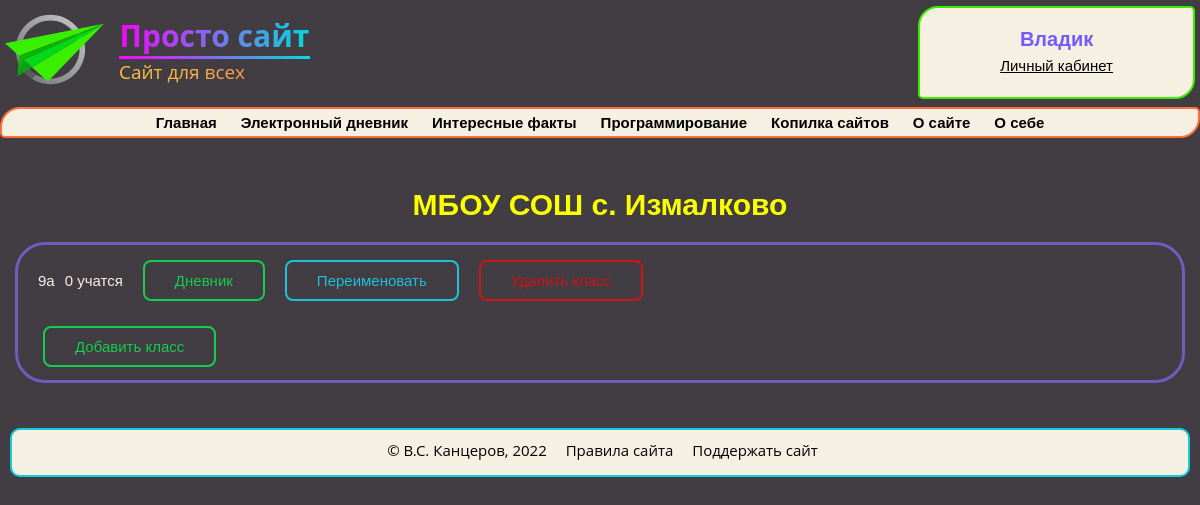
The app's page /2/classes (signed in) with its own data.
### data/users.py (models this page shows, shortened)
class User(SqlAlchemyBase, UserMixin):
    __tablename__ = 'users'
    id = sqlalchemy.Column(sqlalchemy.Integer, primary_key=True, autoincrement=True)
    name = sqlalchemy.Column(sqlalchemy.String, nullable=False)
    surname = sqlalchemy.Column(sqlalchemy.String, nullable=True)
    class_n_id = sqlalchemy.Column(sqlalchemy.Integer, sqlalchemy.ForeignKey("class_n.id"), nullable=True)
    school_id = sqlalchemy.Column(sqlalchemy.Integer, sqlalchemy.ForeignKey("schools.id"), nullable=True)
    email = sqlalchemy.Column(sqlalchemy.String,
                              index=True, unique=True, nullable=False)
    admin = sqlalchemy.Column(sqlalchemy.Boolean, default=False)
    hashed_password = sqlalchemy.Column(sqlalchemy.String, nullable=False)

### data/schools.py (models this page shows)
class School(SqlAlchemyBase, UserMixin):
    __tablename__ = 'schools'
    id = sqlalchemy.Column(sqlalchemy.Integer, primary_key=True, autoincrement=True)
    name = sqlalchemy.Column(sqlalchemy.String, nullable=False)

### data/class_n.py (models this page shows)
class Classes(SqlAlchemyBase, UserMixin):
    __tablename__ = 'class_n'
    id = sqlalchemy.Column(sqlalchemy.Integer, primary_key=True, autoincrement=True)
    name = sqlalchemy.Column(sqlalchemy.String, nullable=False)
    school_id = sqlalchemy.Column(sqlalchemy.Integer, sqlalchemy.ForeignKey("schools.id"))

### main.py (the view)
@app.route('/<int:school_id>/classes')
def classes_site(school_id):
    if current_user.is_authenticated and current_user.admin:
        if not check_id(school_id, School):
            return abort(404)
        db_sess = db_session.create_session()
        classes = db_sess.query(Classes).filter(Classes.school_id == school_id).all()
        classes = sorted(classes, key=lambda x: x.name)
        users = db_sess.query(User).filter(User.school_id).all()
        users_classes = dict()  # Словарь для указания сколько учеников в каждом классе
        for class_n in classes:
            k = 0
            for user in users:
                if user.class_n_id == class_n.id:
                    k += 1
            users_classes[class_n.name] = k
        title = db_sess.query(School).filter(School.id == school_id).first().name
        return render_template('classes.html', classes=classes, title=title,
                               users_classes=users_classes, school_id=school_id)
    return abort(404)

### data/db_session.py (called while the page is built)
def create_session() -> Session:
    global __factory
    return __factory()

### main.py (called while the page is built)
@login_manager.user_loader
def load_user(user_id):
    db_sess = db_session.create_session()
    return db_sess.query(User).get(user_id)

def check_id(id_is_check, class_is_check):
    db_sess = db_session.create_session()
    my_class_one = db_sess.query(class_is_check).filter(class_is_check.id == id_is_check).first()
    if my_class_one is None:
        return False
    return True

### templates/classes.html (shortened to what this page needs)
{% extends 'base.html' %}
{% block body %}
<h1>{{title}}</h1>
<div class="personal">
    {% for class_n in classes %}
    <div class="div-flex">
        <p>{{ class_n.name }}</p>
        <p>{{ users_classes[class_n.name] }} учатся</p>
        <a class="shine-button" href="/homeworks/{{class_n.id}}">Дневник</a>
        <a class="shine-button-blue" href="/change/class/{{class_n.id}}">Переименовать</a>
        <a class="shine-button-red" href="/delete/class/{{class_n.id}}">Удалить класс</a>
    </div>
    {% endfor %}
    <a class="shine-button" href="/add/{{school_id}}/class">Добавить класс</a>
</div>
{% endblock %}

### templates/base.html (shortened to what this page needs)
<!DOCTYPE html>
<html lang="ru">
<head>
    <link type="text/css" rel="stylesheet" href="{{ url_for('static', filename='css/main.css') }}"/>
</head>
<body>
<header id="header" class="header">
    <a href="/" id="logo" class="logo">
        <img src="/static/logo.svg"/>
        <div class="logo-text">
            <h1>Просто сайт</h1>
            <hr>
            <p>Сайт для всех</p>
        </div>
    </a>
    <div id="authorization" class="authorization">
        {% if current_user.is_authenticated %}
            <a href="/logout" class="empty_a">
                <h1> {{ current_user.name }} </h1>
            </a>
            <a href="/personal" class="empty_a">
                <p> Личный кабинет </p>
            </a>
        {% endif %}
    </div>
</header>
<section>
    <div id="nav">
        <ul class="menu animate__animated notshow" id="navbar">
            <a href="/">
                <li class="li1">Главная</li>
            </a>
            <a href="/homeworks">
                <li class="li1">Электронный дневник</li>
            </a>
            <a href="#">
                <li class="li1">Интересные факты</li>
            </a>
            <a href="#">
                <li class="li1">Программирование</li>
            </a>
            <a href="#">
                <li class="li1">Копилка сайтов</li>
            </a>
            <a href="#">
                <li class="li1">О сайте</li>
            </a>
            <a href="#">
                <li class="li1">О себе</li>
            </a>
        </ul>
    </div>
</section>
{% block body %}{% endblock %}
<footer id="footer" class="footer">
    <p>© В.С. Канцеров, 2022</p>
    <a href="#">Правила сайта </a>
    <a href="#">Поддержать сайт</a>
</footer>
</body>
</html>

### static/css/main.css (style rules this page uses)
body { font-family: 'Open Sans', sans-serif; background-color: #413d42; color: #F5F0E1; font-size: 15px; padding: 0; margin: 0; }
a { color: #00ff00; text-decoration: underline; }
.header { display: flex; justify-content: space-between; }
h1 { color: #fbff00; text-align: center; font-family: 'Montserrat', sans-serif; font-size: 30px; margin-top: 50px; }
.logo { display: flex; align-items: center; margin-left: 5px; text-decoration: none; user-select: none; }
.logo-text { width: 191px; margin-left: 15px; }
.logo-text h1 { font-size: 30px; margin: 0; font-family: 'Open Sans', sans-serif; background: linear-gradient(to right, #F705FE, #03D9DF); background-clip: text; -webkit-background-clip: text; -webkit-text-fill-color: transparent; }
.logo-text hr { margin: 0; border: 0px; height: 3px; background: linear-gradient(to right, #F705FE, #03D9DF); }
.logo-text p { font-size: 19px; margin: 0; background: linear-gradient(to right, #FCC63F, #F48758); background-clip: text; -webkit-background-clip: text; -webkit-text-fill-color: transparent; }
.authorization { margin-top: 6px; margin-right: 5px; padding: 0 80px; color: black; border: 2px solid #3aee00; border-radius: 20px 5px; text-align: center; background-color: #f5f0e1; }
.authorization h1 { font-family: 'Montserrat', sans-serif; font-weight: 700; color: #715BFF; margin-top: 20px; margin-bottom: 6px; font-size: 20px; }
.authorization p { font-family: 'Montserrat', sans-serif; font-weight: 400; font-size: 15px; margin-top: 6px; color: #000; text-decoration: underline; }
.menu { margin: 0; padding: 0; margin-top: 8px; list-style-type: none; border: 2px solid #ff6e40; border-radius: 20px 5px; text-align: center; background-color: #f5f0e1; }
.menu a { color: #000000; padding: 5px 10px; text-decoration: none; font-family: 'Montserrat', sans-serif; font-weight: 600; display: inline-block; width: auto; }
.empty_a { text-decoration: none }
.personal { margin: 0px 15px; border: solid #715bbc; padding: 0px 15px; border-radius: 30px; font-size: 15px; font-family: 'Montserrat', sans-serif; }
.div-flex { display: flex; padding: 5px; }
.shine-button-red { text-decoration: none; display: inline-block; padding: 10px 30px; margin: 10px 10px; position: relative; overflow: hidden; border: 2px solid #cd1515; border-radius: 8px; font-family: 'Montserrat', sans-serif; color: #cd1515; transition: .2s ease-in-out; }
.shine-button-red:before { content: ""; background: linear-gradient(90deg, rgba(255, 255, 255, .1), rgba(255, 255, 255, .5)); height: 50px; width: 50px; position: absolute; top: -8px; left: -75px; transform: skewX(-45deg); }
.shine-button-blue { text-decoration: none; display: inline-block; padding: 10px 30px; margin: 10px 10px; position: relative; overflow: hidden; border: 2px solid #1ec1db; border-radius: 8px; font-family: 'Montserrat', sans-serif; color: #1ec1db; transition: .2s ease-in-out; }
.shine-button-blue:before { content: ""; background: linear-gradient(90deg, rgba(255, 255, 255, .1), rgba(255, 255, 255, .5)); height: 50px; width: 50px; position: absolute; top: -8px; left: -75px; transform: skewX(-45deg); }
.shine-button { text-decoration: none; display: inline-block; padding: 10px 30px; margin: 10px 10px; position: relative; overflow: hidden; border: 2px solid #15cd4e; border-radius: 8px; font-family: 'Montserrat', sans-serif; color: #15cd4e; transition: .2s ease-in-out; }
.shine-button:before { content: ""; background: linear-gradient(90deg, rgba(255, 255, 255, .1), rgba(255, 255, 255, .5)); height: 50px; width: 50px; position: absolute; top: -8px; left: -75px; transform: skewX(-45deg); }
#footer { margin: 5px 10px; margin-top: 45px; border: 2px solid #10cee0; border-radius: 10px 10px; background-color: #f5f0e1; text-align: center; }
#footer p { margin-top: 10px; margin-left: 10px; margin-right: 5px; color: #000; width: auto; display: inline-block; }
#footer a { margin-top: 5px; margin-left: 10px; margin-right: 5px; padding: 0; text-decoration: none; color: #000; width: auto; display: inline-block; transition: all 0.5s ease; margin-bottom: 5px; }
:root { --animate-duration: 1s; --animate-delay: 1s; --animate-repeat: 1; }
.animate__animated { -webkit-animation-duration: 1s; animation-duration: 1s; -webkit-animation-duration: var(--animate-duration); animation-duration: var(--animate-duration); -webkit-animation-fill-mode: both; animation-fill-mode: both; }

### records on screen
User: name "Владик"
School: name "МБОУ СОШ с. Измалково"
Classes: name "9а", name "0"
